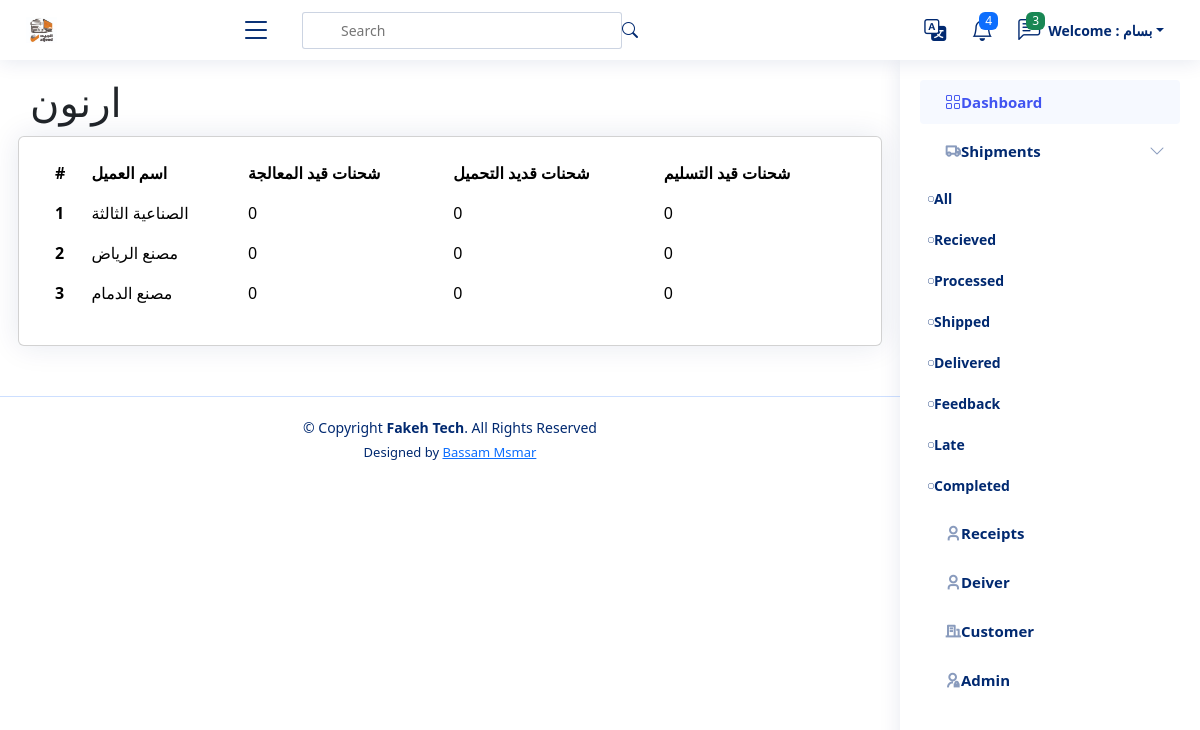
The page /customer/2/ (signed in) on the database its author committed.
### settings/models.py (models this page shows, shortened)
class Company(models.Model):
    name = models.CharField(_("Company Name"), max_length=100)
    logo = models.ImageField(_("Company Logo"), upload_to='company')
    cover = models.ImageField(_("Company Cover"), upload_to='company', null=True, blank=True)
    subtitle = models.TextField(_("Subtitle"), max_length=500)
    facebool_link = models.URLField(_("Facebool_link"), max_length=200, null=True, blank=True)
    twitter_link = models.URLField(_("Twitter_link"), max_length=200, null=True, blank=True)
    youtube_link = models.URLField(_("Youtube_link"), max_length=200, null=True, blank=True)
    phone = models.IntegerField(_("Company Phone"), null=True, blank=True)
    email = models.EmailField(_("Company Email"), max_length=500, null=True, blank=True)
    address = models.TextField(_("Company Address"), max_length=500, null=True, blank=True)
    android_app = models.URLField(_("Android app"), max_length=200, null=True, blank=True)
    ios_app = models.URLField(_("ios app"), max_length=200, null=True, blank=True)
    call_us = models.IntegerField(_("call us"), null=True, blank=True)
    email_us = models.EmailField(_("email us"), max_length=100, null=True, blank=True)

### customers/models.py (models this page shows, shortened)
class Customers(models.Model):
    name = models.CharField(max_length=255)
    def __str__(self):
        return self.name

class Branch(models.Model):
    customers = models.ForeignKey(Customers, related_name='branch_customers', on_delete=models.CASCADE)
    name = models.CharField(_("Name"),max_length=255)
    city = models.CharField(_("City"),max_length=255)

### customers/views.py (the view)
# urls.py: path('<int:pk>/', CustomersDetail.as_view(), name='customer_detail'),
class CustomersDetail(DetailView):
    model = Customers

### templates/customers/customers_detail.html (shortened to what this page needs)
{% extends 'base.html' %}
{% load static %}
{% block body %}
<main id="main" class="main">
    <div class="col-lg-12">
        <div class="row">
                    <h1>{{object}}</h1>
                <div class="card recent-sales overflow-auto">
                    <div class="card-body">
                        <table class="table table-borderless datatable  table-hover">
                            <thead>
                                <tr>
                                    <th scope="col">#</th>
                                    <th scope="col">اسم العميل </th>
                                    <th scope="col"> شحنات قيد المعالجة</th>
                                    <th scope="col"> شحنات قديد التحميل </th>
                                    <th scope="col"> شحنات قيد التسليم </th>
                                </tr>
                            </thead>
                            <tbody>
                                {% for customer in object.branch_customers.all %}
                                <tr>
                                    <th scope="row">{{ forloop.counter }}</th>
                                    <td><a class="text-reset text-decoration-none" href="#">{{ customer.name }}</a></td>
                                    <td>{{ customer.shipments_company.all.count }}</td>
                                    <td>0</td>
                                    <td>0</td>
                                </tr>
                                {% endfor %}
                            </tbody>
                        </table>
                    </div>
                </div>
            </div>
        </div>
</main>
{% endblock %}

### templates/base.html (shortened to what this page needs)
{% load static %}
{% load i18n %}
{% get_current_language as LANGUAGE_CODE %}
<!DOCTYPE html>
<html lang="en"  {% if LANGUAGE_CODE == 'ar' %} dir="rtl" {% endif %} >
<head>
  <link rel="stylesheet" href="{% static 'style.css' %} ">
  {% if LANGUAGE_CODE == 'en' %}
    <link href="{% static 'en/vendor/bootstrap/css/bootstrap.min.css' %} " rel="stylesheet">
    <link href="{% static 'en/vendor/bootstrap-icons/bootstrap-icons.css' %} " rel="stylesheet">
    <link href="{% static 'en/vendor/boxicons/css/boxicons.min.css' %} " rel="stylesheet">
    <link href="{% static 'en/vendor/quill/quill.snow.css' %} " rel="stylesheet">
    <link href="{% static 'en/vendor/quill/quill.bubble.css' %} " rel="stylesheet">
    <link href="{% static 'en/vendor/remixicon/remixicon.css' %} " rel="stylesheet">
    <link href="{% static 'en/vendor/simple-datatables/style.css' %} " rel="stylesheet">
  {% endif %}
</head>
<body>
  {% if request.user.is_authenticated %}
  <header id="header" class="header fixed-top d-flex align-items-center">
    <div class="d-flex align-items-center justify-content-between">
      <a href="/" class="logo d-flex align-items-center">
        <img src="{{ company_data.logo.url }} " alt="ألجيد">
      </a>
      <i class="bi bi-list toggle-sidebar-btn"></i>
    </div>
    <div class="search-bar">
      <form class="search-form d-flex align-items-center" method="POST" action="#">
        <input type="text" name="query" placeholder="Search" title="Enter search keyword">
        <button type="submit" title="Search"><i class="bi bi-search"></i></button>
      </form>
    </div>
    <nav class="header-nav ms-auto">
      <ul class="d-flex align-items-center">
        <li class="nav-item dropdown">
          <a class="nav-link nav-icon" href="#" data-bs-toggle="dropdown">
            <i class="bi bi-translate"></i>
          </a>
                {% get_current_language as LANGUAGE_CODE %}
                {% get_available_languages as LANGUAGES %}
                {% get_language_info_list for LANGUAGES as languages %}
        </li>
        <li class="nav-item dropdown">
          <a class="nav-link nav-icon" href="#" data-bs-toggle="dropdown">
            <i class="bi bi-bell"></i>
            <span class="badge bg-primary badge-number">4</span>
          </a>
        </li>
        <li class="nav-item dropdown">
          <a class="nav-link nav-icon" href="#" data-bs-toggle="dropdown">
            <i class="bi bi-chat-left-text"></i>
            <span class="badge bg-success badge-number">3</span>
          </a>
        </li>
        {% if request.user.is_authenticated %}
        <li class="nav-item dropdown pe-3">
          <a class="nav-link nav-profile d-flex align-items-center pe-0" href="#" data-bs-toggle="dropdown">
            <span class="d-none d-md-block dropdown-toggle ps-2">{% translate "Welcome" %} : {{ request.user.first_name }}</span>
          </a>
        </li>
        {% else %}
        <button type="button" class="btn btn-primary mx-3"><a href="{% url 'login' %}" class="nav-link">Login</a></button>
        {% endif %}
      </ul>
    </nav>
  </header>
  <aside id="sidebar" class="sidebar">
    <ul class="sidebar-nav" id="sidebar-nav">
      <li class="nav-item">
        <a class="nav-link " href="/">
          <i class="bi bi-grid"></i>
          <span>{% translate "Dashboard" %}</span>
        </a>
      </li>
         <li class="nav-item">
        <a class="nav-link collapsed" data-bs-target="#forms-nav" data-bs-toggle="collapse" href="/shipment">
          <i class="ri-truck-line"></i><span>{% translate "Shipments" %}</span><i class="bi bi-chevron-down ms-auto"></i>
        </a>
        <ul id="forms-nav" class="nav-content" data-bs-parent="#sidebar-nav">
          <li>
            <a href="{% url 'shipment_list' status='All' %}">
              <i class="bi bi-circle"></i><span>{% translate "All" %}</span>
            </a>
          </li>
          <li>
            <a href="{% url 'shipment_list' status='Recieved' %}">
              <i class="bi bi-circle"></i><span>{% translate "Recieved" %}</span>
            </a>
          </li>
          <li>
            <a href="{% url 'shipment_list' status='Processed' %}">
              <i class="bi bi-circle"></i><span>{% translate "Processed" %}</span>
            </a>
          </li>
          <li>
            <a href="{% url 'shipment_list' status='Shipped' %}">
              <i class="bi bi-circle"></i><span>{% translate "Shipped" %}</span>
            </a>
          </li>
          <li>
            <a href="{% url 'shipment_list' status='Delivered' %}">
              <i class="bi bi-circle"></i><span>{% translate "Delivered" %} </span>
            </a>
          </li>
          <li>
            <a href="{% url 'shipment_list' status='Feedback' %}">
              <i class="bi bi-circle"></i><span>{% translate "Feedback" %}</span>
            </a>
          </li>
          <li>
            <a href="{% url 'shipment_list' status='Late' %}">
              <i class="bi bi-circle"></i><span>{% translate "Late" %}</span>
            </a>
          </li>
          <li>
            <a href="{% url 'shipment_list' status='Completed' %}">
              <i class="bi bi-circle"></i><span>{% translate "Completed" %}</span>
            </a>
          </li>
        </ul>
      </li>
      <li class="nav-item">
        <a class="nav-link collapsed" href="/receipt">
          <i class="ri-user-3-line"></i>
          <span>{% translate "Receipts" %}</span>
        </a>
      </li>
      <li class="nav-item">
        <a class="nav-link collapsed" href="/driver">
          <i class="ri-user-3-line"></i>
          <span>{% translate "Deiver" %}</span>
        </a>
      </li>
      {% if request.user.is_authenticated and request.user.is_superuser %}
      <li class="nav-item">
        <a class="nav-link collapsed" href="/customer">
          <i class="ri-building-line"></i>
          <span>{% translate "Customer" %}</span>
        </a>
      </li>
      <li class="nav-item">
        <a class="nav-link collapsed" href="/admin">
          <i class="ri-admin-line"></i>
          <span>{% translate "Admin" %}</span>
        </a>
      </li>
      {% endif %}
    </ul>
  </aside>
  {% endif %}
  {% block body %}
  {% endblock %}
  {% if request.user.is_authenticated %}
  <footer id="footer" class="footer">
    <div class="copyright">
      &copy; Copyright <strong><span>Fakeh Tech</span></strong>. All Rights Reserved
    </div>
    <div class="credits">
      Designed by <a href="">Bassam Msmar</a>
    </div>
  </footer>
  {% endif %}
</body>
</html>

### static/style.css (style rules this page uses)
:root { scroll-behavior: smooth; }
body { font-family: "Open Sans", sans-serif; background: #f6f9ff; color: #444444; }
a { color: #4154f1; text-decoration: none; }
h1, h2, h3, h4, h5, h6 { font-family: "Nunito", sans-serif; }
#main { margin-top: 60px; padding: 20px 30px; transition: all 0.3s; }
.card { margin-bottom: 30px; border: none; border-radius: 5px; box-shadow: 0px 0 30px rgba(1, 41, 112, 0.1); }
.card-body { padding: 0 20px 20px 20px; }
.logo { line-height: 1; }
@media (min-width: 1200px) { .logo { width: 280px; } }
.logo img { max-height: 26px; margin-left: 6px; }
.header { transition: all 0.5s; z-index: 997; height: 60px; box-shadow: 0px 2px 20px rgba(1, 41, 112, 0.1); background-color: #fff; padding-right: 20px; }
.header .toggle-sidebar-btn { font-size: 32px; padding-right: 10px; cursor: pointer; color: #012970; }
.header .search-bar { min-width: 360px; padding: 0 20px; }
.header .search-form { width: 100%; }
.header .search-form input { border: 0; font-size: 14px; color: #012970; border: 1px solid rgba(1, 41, 112, 0.2); padding: 7px 8px 7px 38px; border-radius: 3px; transition: 0.3s; width: 100%; }
.header .search-form button { border: 0; padding: 0; margin-right: -30px; background: none; }
.header .search-form button i { color: #012970; }
.header-nav ul { list-style: none; }
.header-nav > ul { margin: 0; padding: 0; }
.header-nav .nav-icon { font-size: 22px; color: #012970; margin-left: 25px; position: relative; }
.header-nav .nav-profile { color: #012970; }
.header-nav .nav-profile span { font-size: 14px; font-weight: 600; }
.header-nav .badge-number { position: absolute; inset: -2px -5px auto auto; font-weight: normal; font-size: 12px; padding: 3px 6px; }
.sidebar { position: fixed; top: 60px; right: 0; bottom: 0; width: 300px; z-index: 996; transition: all 0.3s; padding: 20px; overflow-y: auto; scrollbar-width: thin; scrollbar-color: #aab7cf transparent; box-shadow: 0px 0px 20px rgba(1, 41, 112, 0.1); background-color: #fff; }
@media (min-width: 1200px) { #main, #footer { margin-right: 300px; } }
.sidebar-nav { padding: 0; margin: 0; list-style: none; }
.sidebar-nav li { padding: 0; margin: 0; list-style: none; }
.sidebar-nav .nav-item { margin-bottom: 5px; }
.sidebar-nav .nav-link { display: flex; align-items: center; font-size: 15px; font-weight: 600; color: #4154f1; transition: 0.3; background: #f6f9ff; padding: 10px 15px; border-radius: 4px; }
.sidebar-nav .nav-link i { font-size: 16px; margin-left: 10px; color: #4154f1; }
.sidebar-nav .nav-link.collapsed { color: #012970; background: #fff; }
.sidebar-nav .nav-link.collapsed i { color: #899bbd; }
.sidebar-nav .nav-link .bi-chevron-down { margin-left: 0; transition: transform 0.2s ease-in-out; }
.sidebar-nav .nav-content { padding: 5px 0 0 0; margin: 0; list-style: none; }
.sidebar-nav .nav-content a { display: flex; align-items: center; font-size: 14px; font-weight: 600; color: #012970; transition: 0.3; padding: 10px 40px 10px 0; transition: 0.3s; text-decoration-line: none; }
.sidebar-nav .nav-content a i { font-size: 6px; margin-left: 8px; line-height: 0; border-radius: 50%; text-decoration-line: none; }
.footer { padding: 20px 0; font-size: 14px; transition: all 0.3s; border-top: 1px solid #cddfff; }
.footer .copyright { text-align: center; color: #012970; }
.footer .credits { padding-top: 5px; text-align: center; font-size: 13px; color: #012970; }
.logo { max-width: 200px; margin: 20px; float: left; display: block; }

### rows shown on the page
Company: logo (picture)
Customers: name "ارنون"
Branch: name "الصناعية الثالثة", shipments_company.all.count "0"
Branch: name "مصنع الرياض", shipments_company.all.count "0"
Branch: name "مصنع الدمام", shipments_company.all.count "0"

### other values the page prints
{{ request.user.first_name }} "بسام"
